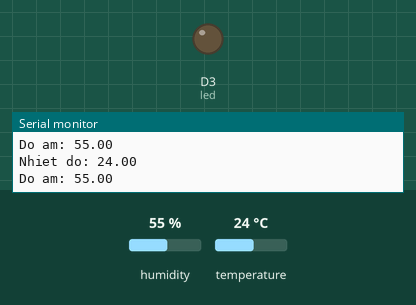
Bench run of a sketch on a simulated ESP8266 (NodeMCU). Parts: output pins drawn as LEDs (lit = HIGH), the last lines printed to the serial monitor. Dashed ring = blinking. The inputs (shaded band) are chosen by the test bench; at power-on: humidity 55 %, temperature 24 °C.

Above: at 2.8 s.
2.9 s: humidity set to 69 %
5.7 s: humidity set to 72 %
At 6.9 s:
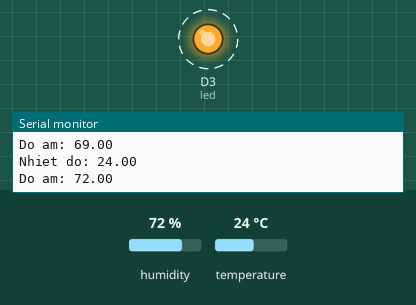
11.7 s: humidity set to 22 %
At 11.7 s:
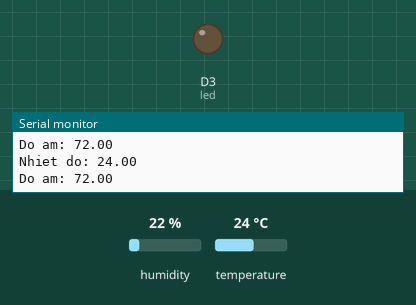
Timing chart, 0 to 14.7 s (numbered marks = the images above; inputs shaded):
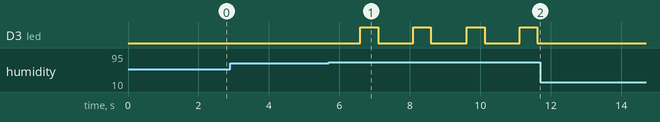

The sketch:

dht11.ino
```cpp
#include<DHT.h>

const int DHTPIN = D2;       //Đọc dữ liệu từ DHT11 ở chân 2 trên mạch Arduino
const int DHTTYPE = DHT11; //Khai báo loại cảm biến, có 2 loại là DHT11 và DHT22
const int led =D3;

DHT dht(DHTPIN, DHTTYPE);

void setup() {
  Serial.begin(9600);
  dht.begin(); // Khởi động cảm biến
  pinMode(led,OUTPUT);
}

void loop() {
  float h = dht.readHumidity();    //Đọc độ ẩm
  float t = dht.readTemperature(); //Đọc nhiệt độ

  Serial.print("Nhiet do: ");
  Serial.println(t);               //Xuất nhiệt độ
  Serial.print("Do am: ");
  Serial.println(h);               //Xuất độ ẩm
  delay(500);
  Serial.println();  //Xuống hàng
  if(h>70){
    digitalWrite(led,HIGH);
    delay(500);
    digitalWrite(led,LOW);
    delay(500);
  }
  }
```

Measured:
- the behaviour switches between 70 and 71 % on humidity (found by bisection; images 0 and 1)
- after the input at 5.7 s, D3 (led): alternates HIGH for 0.50 s and LOW for 1.0 s, starting after 0.90 s
- after the input at 11.7 s, D3 (led): stops changing and stays LOW
